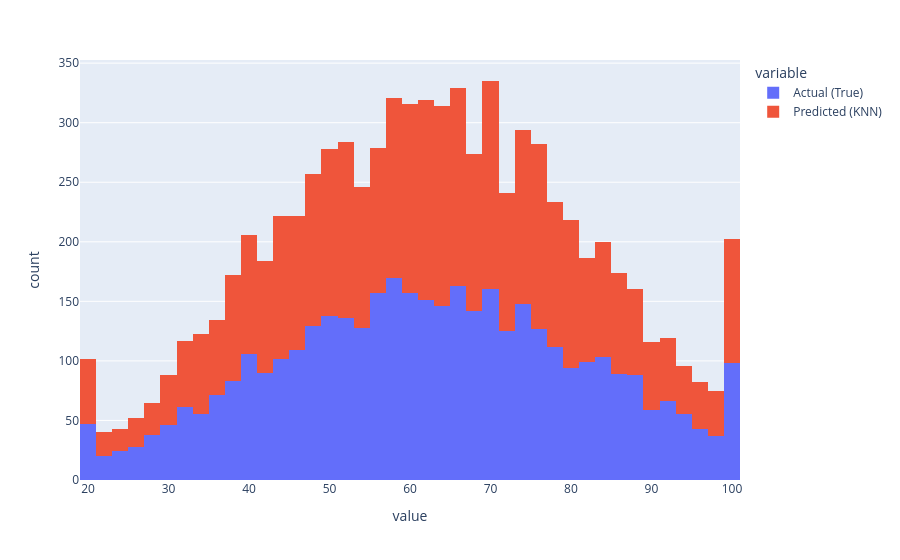

Notebook code for this chart:
### Code cell
px.histogram( knn_comparison_df, x  = ['Actual (True)', 'Predicted (KNN)'] )

### Figure 1 — Plotly figure (JSON) as saved in the notebook; plotly's stock layout.template omitted (floating-point values rounded to 4 significant figures; data arrays with more than 128 entries replaced by an {"elided": "..."} marker saying what was removed)
{"data": [{"bingroup": "x", "hovertemplate": "variable=Actual (True)<br>value=%{x}<br>count=%{y}<extra></extra>", "legendgroup": "Actual (True)", "marker": {"color": "#636efa", "pattern": {"shape": ""}}, "name": "Actual (True)", "orientation": "v", "showlegend": true, "type": "histogram", "x": {"elided": "4000 float values"}, "xaxis": "x", "yaxis": "y"}, {"bingroup": "x", "hovertemplate": "variable=Predicted (KNN)<br>value=%{x}<br>count=%{y}<extra></extra>", "legendgroup": "Predicted (KNN)", "marker": {"color": "#EF553B", "pattern": {"shape": ""}}, "name": "Predicted (KNN)", "orientation": "v", "showlegend": true, "type": "histogram", "x": {"elided": "4000 float values"}, "xaxis": "x", "yaxis": "y"}], "layout": {"barmode": "relative", "legend": {"title": {"text": "variable"}, "tracegroupgap": 0}, "margin": {"t": 60}, "xaxis": {"anchor": "y", "domain": [0, 1], "title": {"text": "value"}}, "yaxis": {"anchor": "x", "domain": [0, 1], "title": {"text": "count"}}}}
